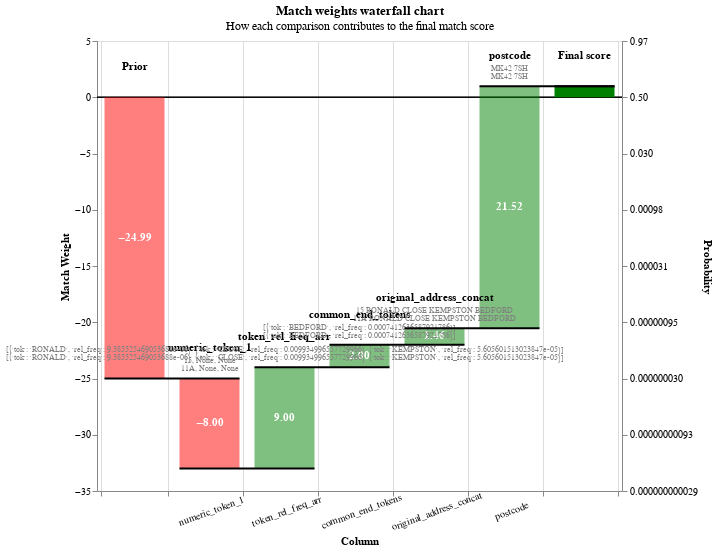
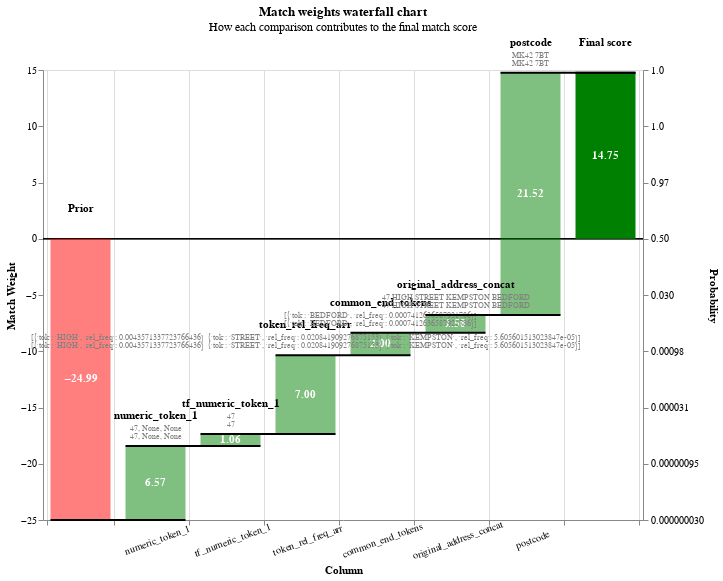
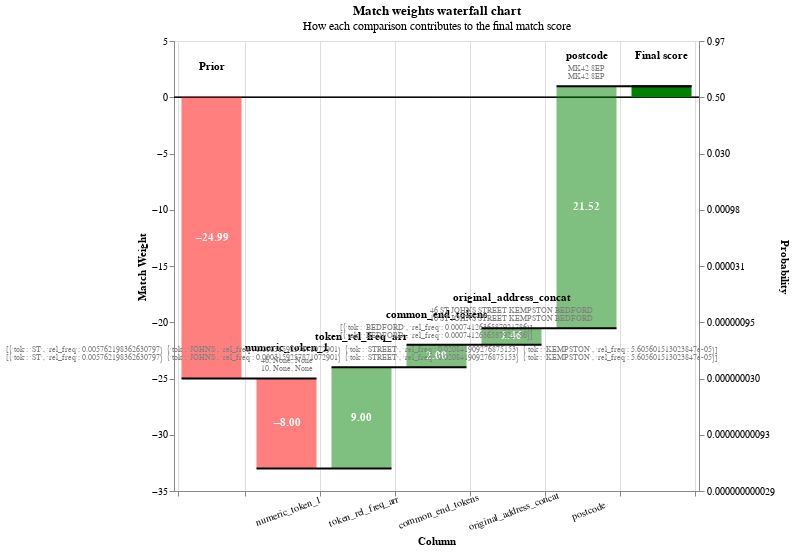

The code cell stored with these charts, in order, in its notebook:
### Code cell
sql = """
SELECT * FROM predictions WHERE match_weight > 0
QUALIFY row_number() OVER (PARTITION BY unique_id_l ORDER BY match_weight DESC) = 1
order by random()
limit 3
"""

recs = con.sql(sql).df().to_dict(orient="records")


for rec in recs:
    print("-" * 80)
    print(rec["unique_id_l"], rec["original_address_concat_l"])
    print(rec["unique_id_r"], rec["original_address_concat_r"])
    display(linker.waterfall_chart([rec]))
